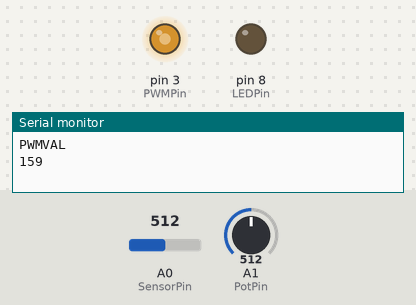
Recording of a sketch running on a simulated Arduino Uno, built with avr-gcc and run on an emulated ATmega328P. Parts: output pins drawn as LEDs (lit = HIGH), the last lines printed to the serial monitor. Inputs (shaded band) come from the test bench; at power-on: A1 (PotPin) = 512, A0 (SensorPin) = 512.

Above: at 2.2 s.
2.3 s: A1 (PotPin) set to 716
At 3.5 s:
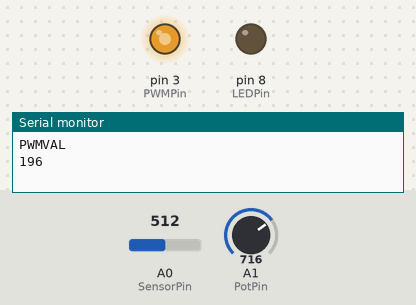
4.5 s: A0 (SensorPin) set to 121
At 5.7 s:
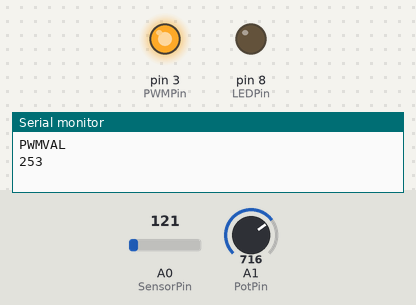
6.5 s: A0 (SensorPin) set to 102
At 8.0 s:
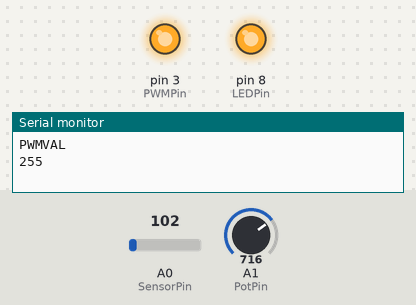
8.5 s: A0 (SensorPin) set to 122
At 10.2 s:
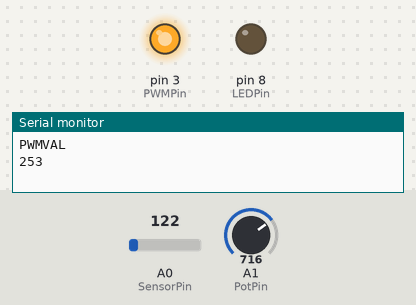
10.5 s: A0 (SensorPin) set to 54
At 12.4 s:
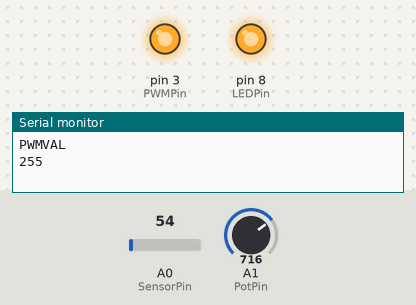
Timing chart, 0 to 13.6 s (numbered marks = the images above; inputs shaded):
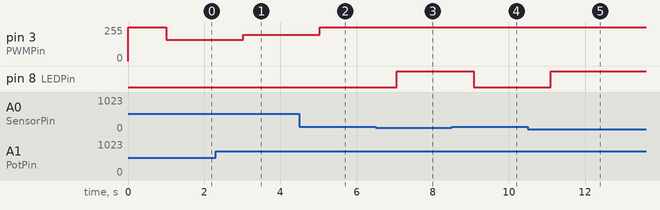

Measured:
- the behaviour switches between 110 and 109 on A0 (SensorPin) (found by bisection; images 2 and 3)
- after the input at 2.3 s, pin 3 (PWMPin): 159/255 → 196/255 after 0.72 s
- after the input at 4.5 s, pin 3 (PWMPin): 196/255 → 253/255 after 0.54 s
- after the input at 6.5 s, pin 3 (PWMPin): 253/255 → 255/255 after 0.56 s; pin 8 (LEDPin): LOW → HIGH after 0.56 s
- after the input at 8.5 s, pin 3 (PWMPin): 255/255 → 253/255 after 0.58 s; pin 8 (LEDPin): HIGH → LOW after 0.58 s
- after the input at 10.5 s, pin 3 (PWMPin): 253/255 → 255/255 after 0.60 s; pin 8 (LEDPin): LOW → HIGH after 0.60 s

The sketch:

QuadrATX_85_arduino.ino
```cpp
// QuadrATX fan speed controller //
//     The Apple Chronicles     //
//           v0.30A            //


// NOTES:
// arduino version


// variables declaration
int SensorPin = A0;  // pin 7
int PWMPin = 3;   // pin 5
int PotPin = A1; // pin 3
int LEDPin = 8; // pin 6
//int SpeedPin = PB3; // pin 2
int SensorVal; // "temperature" from NTC
int PWMVal;   // fan PWM output "speed"
int PotVal;   // real potentiometer value, to define the cold/normal operation fan speed.
int PotValmapped;  // lowest position shall correspond to the absolute minimum speed (see below) and not OFF, new potentiometer value
int MinSpeed=64; // absolute minimum speed, 0=0% and 255=100%, currently set to 25%, corresponds to lowest pot value

// Calibration variables
int NTCcold=512; // corresponds to ambient temperature, 10K for a 10k NTC @25°C
int NTChot=110; // corresponds to highest temperature before LED lights up, about 1.3K for a 10k NTC @80°C
int PotMin=0; // corresponds to lowest position on potentiometer
int PotMax=1023; // corresponds to highest position on potentiometer


// setup code, to run once
void setup() {
  // set PWM frequency of PB0 (Pin 5, ATTiny85, fan output) to 31,250 Hz.
  //TCCR0B = TCCR0B & 0b11111000 | 0b001;

  // define pin modes ATTiny85
  pinMode(SensorPin, INPUT);
  pinMode(PotPin, INPUT);
  pinMode(PWMPin, OUTPUT);
  pinMode(LEDPin, OUTPUT);
  //pinMode(SpeedPin, OUTPUT);

  Serial.begin(9600);

  // Set fan to full speed for one second at startup (prevents stall)
  analogWrite(PWMPin, 255);

  delay(1000);
}


// main code, to run repeatedly
void loop() {

  //read NTC sensor value
  SensorVal = analogRead(SensorPin);
   if( (SensorVal > NTCcold) && (SensorVal < 1000) ){ // in case ambient temperature is lower than 25°C
    SensorVal = NTCcold;}
   if( (SensorVal > NTCcold) && (SensorVal > 1000) ){ // NTC failure (open circuit)
    SensorVal = NTChot-1;}

  //read pot value
  PotVal = analogRead(PotPin);

  // map and assign pot/pwm values. 0 to 255 corresponds to 0 to 100%
  PotValmapped = map(PotVal, PotMin, PotMax, MinSpeed, 254); // change potentiometer characteristic, lowest position corresponds to absolute minimum speed
  PWMVal = map(SensorVal, NTCcold, NTChot, PotValmapped, 255); // linear fan curve from ambient to LED lighting up. PotValmapped is the minimum fan speed set by the potentiometer

  // Overheating indicator
  if (SensorVal<NTChot){ ///////////////////////// ATTENTION
    PWMVal=255; // full speed
    digitalWrite(LEDPin, HIGH); // LED ON
  }
  else {
    digitalWrite(LEDPin, LOW); // LED OFF
  }

  //write the PWM value to the pwm output pin
  analogWrite(PWMPin, PWMVal);

  //basic RPM indicator
  //analogWrite(SpeedPin, PWMVal);

    // CONSOLE
  Serial.println("NTC Value");
  Serial.println(SensorVal);
  Serial.println(" "); // carriage return
  Serial.println("Pot Value");
  Serial.println(PotVal);
  Serial.println(" "); // carriage return
  Serial.println("Pot mapped");
  Serial.println(PotValmapped);
  Serial.println(" "); // carriage return
  Serial.println("PWMVAL");
  Serial.println(PWMVal);
  Serial.println(" "); // carriage return
  delay(1000); // console and serial will be removed for final release.

}
```
